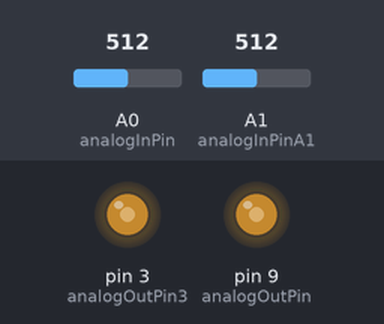
Recording of a sketch running on a simulated Arduino Uno, built with avr-gcc and run on an emulated ATmega328P. Shown: output pins drawn as LEDs (lit = HIGH). Inputs (shaded band) come from the test bench; at power-on: A0 (analogInPin) = 512, A1 (analogInPinA1) = 512.

Above: at 1.2 s.
1.3 s: A0 (analogInPin) set to 716
At 2.3 s:
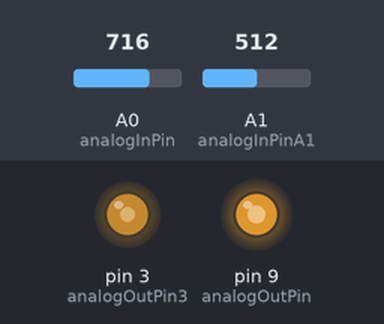
2.8 s: A1 (analogInPinA1) set to 716
At 3.4 s:
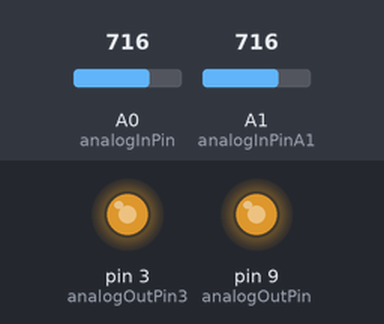
4.3 s: A0 (analogInPin) set to 900
At 4.6 s:
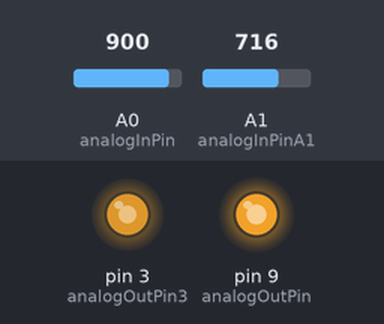
5.8 s: A1 (analogInPinA1) set to 900
At 6.8 s:
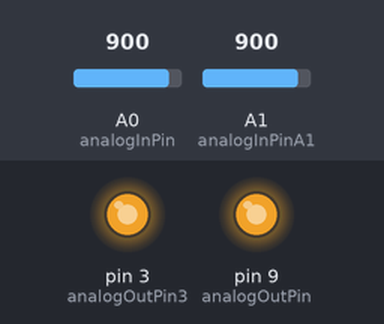
7.3 s: A0 (analogInPin) set to 511
At 8.0 s:
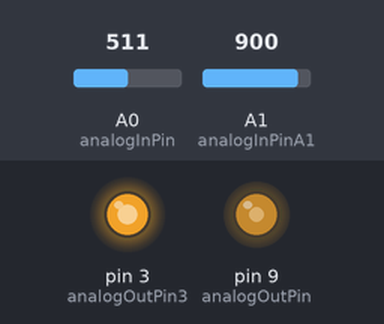
8.8 s: A1 (analogInPinA1) set to 122
At 9.2 s:
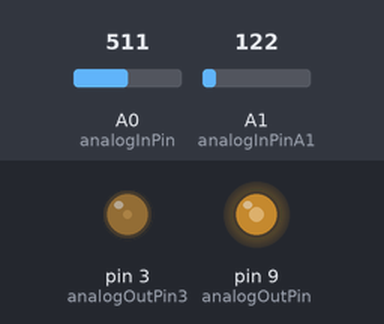
Timing chart, 0 to 11.3 s (numbered marks = the images above; inputs shaded):
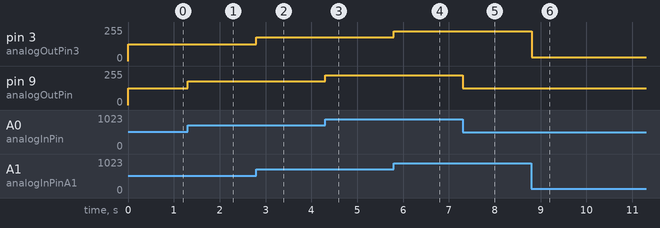

Measured:
- after the input at 1.3 s, pin 9 (analogOutPin): 127/255 → 178/255 at once
- after the input at 2.8 s, pin 3 (analogOutPin3): 127/255 → 178/255 at once
- after the input at 4.3 s, pin 9 (analogOutPin): 178/255 → 224/255 at once
- after the input at 5.8 s, pin 3 (analogOutPin3): 178/255 → 224/255 at once
- after the input at 7.3 s, pin 9 (analogOutPin): 224/255 → 127/255 at once
- after the input at 8.8 s, pin 3 (analogOutPin3): 224/255 → 30/255 at once

The sketch:

AnalogInOutSerial.ino
```cpp
// These constants won't change. They're used to give names to the pins used:
const int analogInPin = A0;  // Analog input pin that the potentiometer is attached to
const int analogOutPin = 9; // Analog output pin that the LED is attached to

const int analogInPinA1 = A1;
const int analogOutPin3 = 3;

int sensorValue = 0;        // value read from the pot
int outputValue = 0;  // value output to the PWM (analog out)

int sensorValueA2 = 0;        // value read from the pot
int outputValue3 = 0;

void setup() {

}

void loop() {
  p1();
  p2();
}

void p1(){
  // read the analog in value:
  sensorValue = analogRead(analogInPin);
  // map it to the range of the analog out:
  outputValue = map(sensorValue, 0, 1023, 0, 255);
  // change the analog out value:
  analogWrite(analogOutPin, outputValue);

  // wait 2 milliseconds before the next loop for the analog-to-digital
  // converter to settle after the last reading:
  delay(2);
}

void p2(){
   // read the analog in value:
  sensorValueA2 = analogRead(analogInPinA1);
  // map it to the range of the analog out:
  outputValue3 = map(sensorValueA2, 0, 1023, 0, 255);
  // change the analog out value:
  analogWrite(analogOutPin3, outputValue3);

  // wait 2 milliseconds before the next loop for the analog-to-digital
  // converter to settle after the last reading:
  delay(2);
}
```
